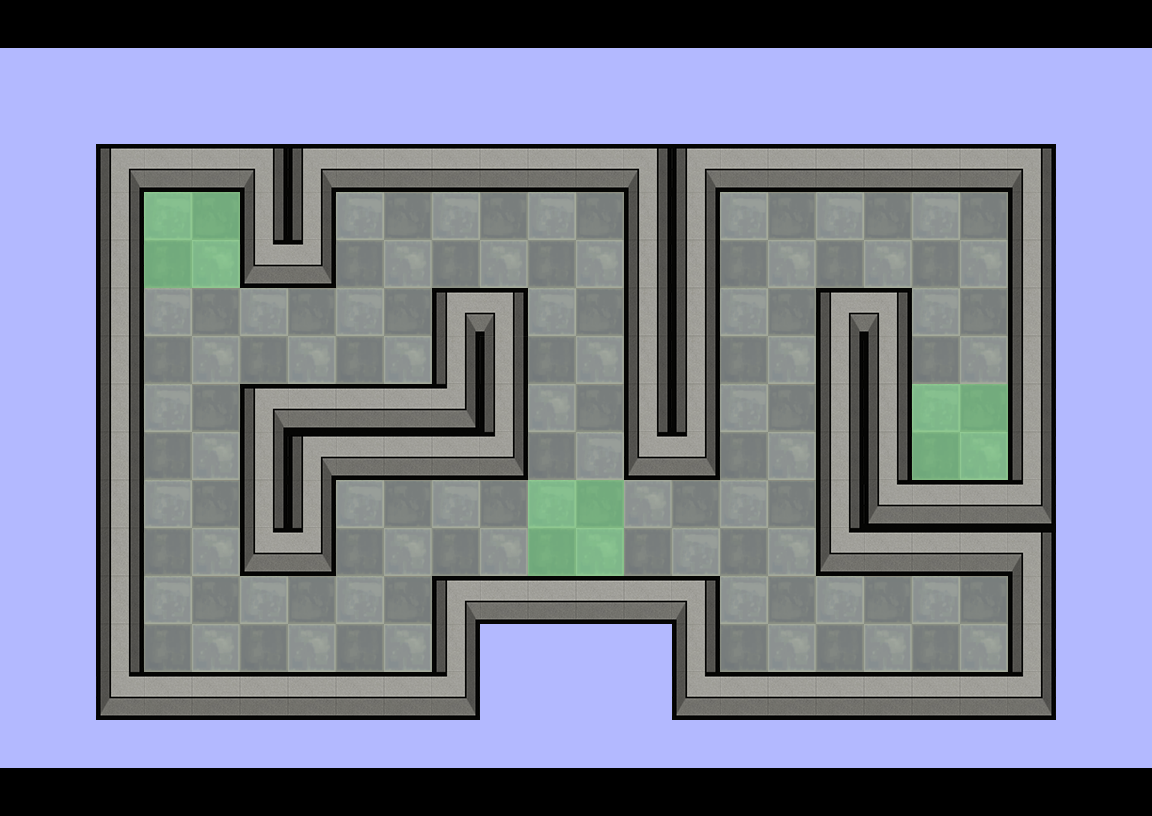

This game map was drawn from its Tiled (.tmx) file and the tilesets committed beside it. A one-line description and the full map source follow:
An orthogonal 24x17 tile map with 48x48 px tiles, 6 tile layers (Tile Layer 1, Tile Layer 2, Tile Layer 3, Tile Layer 4, ...).

<map version="1.0" tiledversion="1.0.2" orientation="orthogonal" renderorder="right-down" width="24" height="17" tilewidth="48" tileheight="48" nextobjectid="1">
 <tileset firstgid="1" name="tiles" tilewidth="48" tileheight="48" tilecount="1024" columns="32">
  <image source="../tiles.png" width="1536" height="1536" />
 </tileset>
 <layer name="Tile Layer 1" width="24" height="17">
  <data encoding="csv">
0,0,0,0,0,0,0,0,0,0,0,0,0,0,0,0,0,0,0,0,0,0,0,0,
0,0,0,0,0,0,0,0,0,0,0,0,0,0,0,0,0,0,0,0,0,0,0,0,
0,0,0,0,0,0,0,0,0,0,0,0,0,0,0,0,0,0,0,0,0,0,0,0,
0,0,0,0,0,0,0,0,0,0,0,0,0,0,0,0,0,0,0,0,0,0,0,0,
0,0,0,407,406,0,0,407,406,407,406,407,406,0,0,407,406,407,406,407,406,0,0,0,
0,0,0,437,440,0,0,437,440,437,440,437,440,0,0,437,440,437,440,437,440,0,0,0,
0,0,0,407,406,407,406,407,406,0,0,407,406,0,0,407,406,0,0,407,406,0,0,0,
0,0,0,437,440,437,440,437,440,0,407,437,440,0,0,437,440,0,0,437,440,0,0,0,
0,0,0,407,406,0,0,0,0,0,0,440,406,0,0,407,406,0,0,407,406,0,0,0,
0,0,0,437,440,0,0,0,0,0,0,437,407,0,0,437,440,0,0,437,440,0,0,0,
0,0,0,407,406,0,0,407,406,407,406,407,406,440,406,407,406,0,0,0,0,0,0,0,
0,0,0,437,440,0,0,437,440,437,440,437,440,437,407,437,440,0,0,0,0,0,0,0,
0,0,0,407,406,407,406,407,406,0,0,0,0,0,0,407,406,407,406,407,406,0,0,0,
0,0,0,437,440,437,440,437,440,0,0,0,0,0,0,437,440,437,440,437,440,0,0,0,
0,0,0,0,0,0,0,0,0,0,0,0,0,0,0,0,0,0,0,0,0,0,0,0,
0,0,0,0,0,0,0,0,0,0,0,0,0,0,0,0,0,0,0,0,0,0,0,0,
0,0,0,0,0,0,0,0,0,0,0,0,0,0,0,0,0,0,0,0,0,0,0,0
</data>
 </layer>
 <layer name="Tile Layer 2" width="24" height="17">
  <data encoding="csv">
115,115,115,115,115,115,115,115,115,115,115,115,115,115,115,115,115,115,115,115,115,115,115,115,
116,116,116,116,116,116,116,116,116,116,116,116,116,116,116,116,116,116,116,116,116,116,116,116,
116,116,116,116,116,116,116,116,116,116,116,116,116,116,116,116,116,116,116,116,116,116,116,116,
116,116,3,2,2,4,3,2,2,2,2,2,2,4,3,2,2,2,2,2,2,4,116,116,
116,116,1,0,0,1,1,0,0,0,0,0,0,1,1,0,0,0,0,0,0,1,116,116,
116,116,1,0,0,35,36,0,0,0,0,0,0,1,1,0,0,0,0,0,0,1,116,116,
116,116,1,0,0,0,0,0,0,3,4,0,0,1,1,0,0,3,4,0,0,1,116,116,
116,116,1,0,0,0,0,0,0,1,1,0,0,1,1,0,0,1,1,0,0,1,116,116,
116,116,1,0,0,3,2,2,2,36,1,0,0,1,1,0,0,1,1,0,0,1,116,116,
116,116,1,0,0,1,3,2,2,2,36,0,0,35,36,0,0,1,1,0,0,1,116,116,
116,116,1,0,0,1,1,0,0,0,0,0,0,0,0,0,0,1,35,2,2,36,116,116,
116,116,1,0,0,35,36,0,0,0,0,0,0,0,0,0,0,35,2,2,2,4,116,116,
116,116,1,0,0,0,0,0,0,3,2,2,2,2,4,0,0,0,0,0,0,1,116,116,
116,116,1,0,0,0,0,0,0,1,116,116,116,116,1,0,0,0,0,0,0,1,116,116,
116,116,35,2,2,2,2,2,2,36,116,116,116,116,35,2,2,2,2,2,2,36,116,116,
116,116,116,116,116,116,116,116,116,116,116,116,116,116,116,116,116,116,116,116,116,116,116,116,
115,115,115,115,115,115,115,115,115,115,115,115,115,115,115,115,115,115,115,115,115,115,115,115
</data>
 </layer>
 <layer name="Tile Layer 3" width="24" height="17">
  <data encoding="csv">
0,0,0,0,0,0,0,0,0,0,0,0,0,0,0,0,0,0,0,0,0,0,0,0,
0,0,0,0,0,0,0,0,0,0,0,0,0,0,0,0,0,0,0,0,0,0,0,0,
0,0,0,0,0,0,0,0,0,0,0,0,0,0,0,0,0,0,0,0,0,0,0,0,
0,0,0,0,0,0,0,0,0,0,0,0,0,0,0,0,0,0,0,0,0,0,0,0,
0,0,0,114,114,0,0,0,0,0,0,0,0,0,0,0,0,0,0,0,0,0,0,0,
0,0,0,114,114,0,0,0,0,0,0,0,0,0,0,0,0,0,0,0,0,0,0,0,
0,0,0,0,0,0,0,0,0,0,0,0,0,0,0,0,0,0,0,0,0,0,0,0,
0,0,0,0,0,0,0,0,0,0,0,0,0,0,0,0,0,0,0,0,0,0,0,0,
0,0,0,0,0,0,0,0,0,0,0,0,0,0,0,0,0,0,0,0,0,0,0,0,
0,0,0,0,0,0,0,0,0,0,0,0,0,0,0,0,0,0,0,0,0,0,0,0,
0,0,0,0,0,0,0,0,0,0,0,0,0,0,0,0,0,0,0,0,0,0,0,0,
0,0,0,0,0,0,0,0,0,0,0,0,0,0,0,0,0,0,0,0,0,0,0,0,
0,0,0,0,0,0,0,0,0,0,0,0,0,0,0,0,0,0,0,0,0,0,0,0,
0,0,0,0,0,0,0,0,0,0,0,0,0,0,0,0,0,0,0,0,0,0,0,0,
0,0,0,0,0,0,0,0,0,0,0,0,0,0,0,0,0,0,0,0,0,0,0,0,
0,0,0,0,0,0,0,0,0,0,0,0,0,0,0,0,0,0,0,0,0,0,0,0,
0,0,0,0,0,0,0,0,0,0,0,0,0,0,0,0,0,0,0,0,0,0,0,0
</data>
 </layer>
 <layer name="Tile Layer 4" width="24" height="17">
  <data encoding="csv">
0,0,0,0,0,0,0,0,0,0,0,0,0,0,0,0,0,0,0,0,0,0,0,0,
0,0,0,0,0,0,0,0,0,0,0,0,0,0,0,0,0,0,0,0,0,0,0,0,
0,0,0,0,0,0,0,0,0,0,0,0,0,0,0,0,0,0,0,0,0,0,0,0,
0,0,0,0,0,0,0,0,0,0,0,0,0,0,0,0,0,0,0,0,0,0,0,0,
0,0,0,0,0,0,0,0,0,0,0,0,0,0,0,0,0,0,0,0,0,0,0,0,
0,0,0,0,0,0,0,0,0,0,0,0,0,0,0,0,0,0,0,0,0,0,0,0,
0,0,0,0,0,0,0,0,0,0,0,0,0,0,0,0,0,0,0,0,0,0,0,0,
0,0,0,0,0,0,0,0,0,0,0,0,0,0,0,0,0,0,0,0,0,0,0,0,
0,0,0,0,0,0,0,0,0,0,0,0,0,0,0,0,0,0,0,114,114,0,0,0,
0,0,0,0,0,0,0,0,0,0,0,0,0,0,0,0,0,0,0,114,114,0,0,0,
0,0,0,0,0,0,0,0,0,0,0,0,0,0,0,0,0,0,0,0,0,0,0,0,
0,0,0,0,0,0,0,0,0,0,0,0,0,0,0,0,0,0,0,0,0,0,0,0,
0,0,0,0,0,0,0,0,0,0,0,0,0,0,0,0,0,0,0,0,0,0,0,0,
0,0,0,0,0,0,0,0,0,0,0,0,0,0,0,0,0,0,0,0,0,0,0,0,
0,0,0,0,0,0,0,0,0,0,0,0,0,0,0,0,0,0,0,0,0,0,0,0,
0,0,0,0,0,0,0,0,0,0,0,0,0,0,0,0,0,0,0,0,0,0,0,0,
0,0,0,0,0,0,0,0,0,0,0,0,0,0,0,0,0,0,0,0,0,0,0,0
</data>
 </layer>
 <layer name="Tile Layer 5" width="24" height="17">
  <data encoding="csv">
0,0,0,0,0,0,0,0,0,0,0,0,0,0,0,0,0,0,0,0,0,0,0,0,
0,0,0,0,0,0,0,0,0,0,0,0,0,0,0,0,0,0,0,0,0,0,0,0,
0,0,0,0,0,0,0,0,0,0,0,0,0,0,0,0,0,0,0,0,0,0,0,0,
0,0,0,0,0,0,0,0,0,0,0,0,0,0,0,0,0,0,0,0,0,0,0,0,
0,0,0,0,0,0,0,0,0,0,0,0,0,0,0,0,0,0,0,0,0,0,0,0,
0,0,0,0,0,0,0,0,0,0,0,0,0,0,0,0,0,0,0,0,0,0,0,0,
0,0,0,0,0,0,0,0,0,0,0,0,0,0,0,0,0,0,0,0,0,0,0,0,
0,0,0,0,0,0,0,0,0,0,0,0,0,0,0,0,0,0,0,0,0,0,0,0,
0,0,0,0,0,0,0,0,0,0,0,0,0,0,0,0,0,0,0,0,0,0,0,0,
0,0,0,0,0,0,0,0,0,0,0,0,0,0,0,0,0,0,0,0,0,0,0,0,
0,0,0,0,0,0,0,0,0,0,0,114,114,0,0,0,0,0,0,0,0,0,0,0,
0,0,0,0,0,0,0,0,0,0,0,114,114,0,0,0,0,0,0,0,0,0,0,0,
0,0,0,0,0,0,0,0,0,0,0,0,0,0,0,0,0,0,0,0,0,0,0,0,
0,0,0,0,0,0,0,0,0,0,0,0,0,0,0,0,0,0,0,0,0,0,0,0,
0,0,0,0,0,0,0,0,0,0,0,0,0,0,0,0,0,0,0,0,0,0,0,0,
0,0,0,0,0,0,0,0,0,0,0,0,0,0,0,0,0,0,0,0,0,0,0,0,
0,0,0,0,0,0,0,0,0,0,0,0,0,0,0,0,0,0,0,0,0,0,0,0
</data>
 </layer>
 <layer name="Tile Layer 6" width="24" height="17">
  <data encoding="csv">
0,0,0,0,0,0,0,0,0,0,0,0,0,0,0,0,0,0,0,0,0,0,0,0,
0,0,0,0,0,0,0,0,0,0,0,0,0,0,0,0,0,0,0,0,0,0,0,0,
0,0,0,0,0,0,0,0,0,0,0,0,0,0,0,0,0,0,0,0,0,0,0,0,
0,0,0,0,0,0,0,0,0,0,0,0,0,0,0,0,0,0,0,0,0,0,0,0,
0,0,0,0,0,0,0,0,0,0,0,0,0,0,0,0,0,0,0,0,0,0,0,0,
0,0,0,0,0,0,0,0,0,0,0,0,0,0,0,0,0,0,0,0,0,0,0,0,
0,0,0,0,0,0,0,0,0,0,0,0,0,0,0,0,0,0,0,0,0,0,0,0,
0,0,0,0,0,0,0,0,0,0,0,0,0,0,0,0,0,0,0,0,0,0,0,0,
0,0,0,0,0,0,0,0,0,0,0,0,0,0,0,0,0,0,0,0,0,0,0,0,
0,0,0,0,0,0,0,0,0,0,0,0,0,0,0,0,0,0,0,0,0,0,0,0,
0,0,0,0,0,0,0,0,0,0,0,0,0,0,0,0,0,0,0,0,0,0,0,0,
0,0,0,0,0,0,0,0,0,0,0,0,0,0,0,0,0,0,0,0,0,0,0,0,
0,0,0,0,0,0,0,0,0,0,0,0,0,0,0,0,0,0,0,0,0,0,0,0,
0,0,0,0,0,0,0,0,0,0,0,0,0,0,0,0,0,0,0,0,0,0,0,0,
0,0,0,0,0,0,0,0,0,0,0,0,0,0,0,0,0,0,0,0,0,0,0,0,
0,0,0,0,0,0,0,0,0,0,0,0,0,0,0,0,0,0,0,0,0,0,0,0,
0,0,0,0,0,0,0,0,0,0,0,0,0,0,0,0,0,0,0,0,0,0,0,0
</data>
 </layer>
</map>
